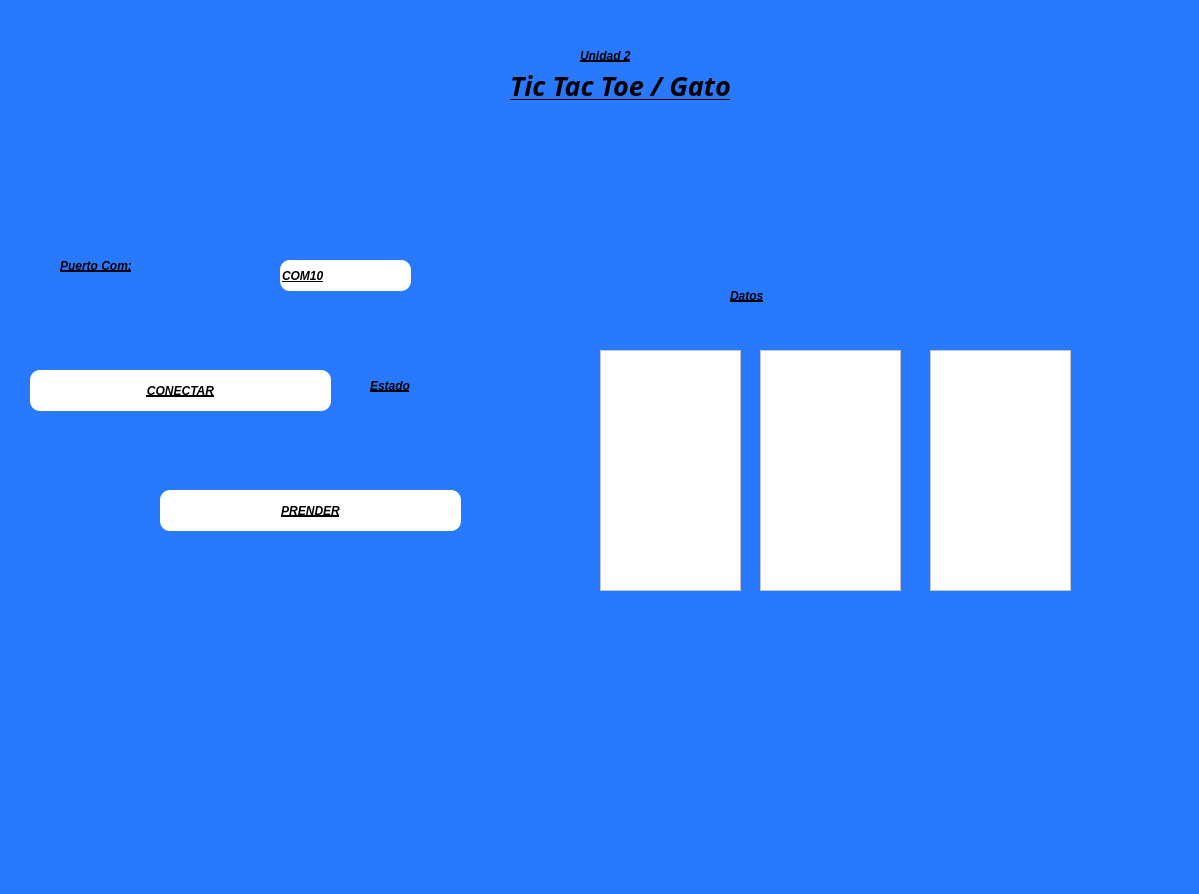
<?xml version="1.0" encoding="UTF-8"?>
<ui version="4.0">
 <class>MainWindow</class>
 <widget class="QMainWindow" name="MainWindow">
  <property name="geometry">
   <rect>
    <x>0</x>
    <y>0</y>
    <width>1199</width>
    <height>894</height>
   </rect>
  </property>
  <property name="font">
   <font>
    <pointsize>1</pointsize>
   </font>
  </property>
  <property name="windowTitle">
   <string>MainWindow</string>
  </property>
  <property name="styleSheet">
   <string notr="true">background-color: #2979FF</string>
  </property>
  <widget class="QWidget" name="centralwidget">
   <widget class="QLabel" name="lbl_imagenUat">
    <property name="geometry">
     <rect>
      <x>60</x>
      <y>0</y>
      <width>331</width>
      <height>121</height>
     </rect>
    </property>
    <property name="styleSheet">
     <string notr="true"/>
    </property>
    <property name="text">
     <string/>
    </property>
    <property name="pixmap">
     <pixmap resource="../../Archivos/Recursos.qrc">:/Logos/Archivos/log_uat_nuevo.png</pixmap>
    </property>
    <property name="scaledContents">
     <bool>true</bool>
    </property>
   </widget>
   <widget class="QLabel" name="lbl_imagenFi">
    <property name="geometry">
     <rect>
      <x>910</x>
      <y>0</y>
      <width>211</width>
      <height>141</height>
     </rect>
    </property>
    <property name="styleSheet">
     <string notr="true"/>
    </property>
    <property name="text">
     <string/>
    </property>
    <property name="pixmap">
     <pixmap resource="../../Archivos/Recursos.qrc">:/Logos/Archivos/FIT_logo_vertical.png</pixmap>
    </property>
    <property name="scaledContents">
     <bool>true</bool>
    </property>
   </widget>
   <widget class="QLabel" name="lbl_titulo">
    <property name="geometry">
     <rect>
      <x>510</x>
      <y>70</y>
      <width>281</width>
      <height>31</height>
     </rect>
    </property>
    <property name="font">
     <font>
      <family>Forte</family>
      <pointsize>20</pointsize>
      <weight>75</weight>
      <italic>true</italic>
      <bold>true</bold>
      <underline>true</underline>
     </font>
    </property>
    <property name="styleSheet">
     <string notr="true">text-decoration: underline;
font: 20pt &quot;Forte&quot;;
color:rgb(0, 0, 0);
border-radius: 10px;
font-weight: bold;
font-style: italic;</string>
    </property>
    <property name="text">
     <string>Tic Tac Toe / Gato</string>
    </property>
   </widget>
   <widget class="QLabel" name="lbl_Unidad2">
    <property name="geometry">
     <rect>
      <x>580</x>
      <y>40</y>
      <width>161</width>
      <height>31</height>
     </rect>
    </property>
    <property name="styleSheet">
     <string notr="true">text-decoration: underline;
font: 20pt &quot;Forte&quot;;
color:rgb(0, 0, 0);
border-radius: 10px;
font-weight: bold;
font-style: italic;</string>
    </property>
    <property name="text">
     <string>Unidad 2</string>
    </property>
   </widget>
   <widget class="QLabel" name="lbl_imagenGatos">
    <property name="geometry">
     <rect>
      <x>840</x>
      <y>650</y>
      <width>311</width>
      <height>171</height>
     </rect>
    </property>
    <property name="styleSheet">
     <string notr="true"/>
    </property>
    <property name="text">
     <string/>
    </property>
    <property name="pixmap">
     <pixmap resource="../../Archivos/Recursos.qrc">:/Logos/Archivos/export202502092301563482.png</pixmap>
    </property>
    <property name="scaledContents">
     <bool>true</bool>
    </property>
   </widget>
   <widget class="QLabel" name="lbl_Unidad2_2">
    <property name="geometry">
     <rect>
      <x>60</x>
      <y>250</y>
      <width>211</width>
      <height>31</height>
     </rect>
    </property>
    <property name="styleSheet">
     <string notr="true">text-decoration: underline;
font: 20pt &quot;Forte&quot;;
color:rgb(0, 0, 0);
border-radius: 10px;
font-weight: bold;
font-style: italic;</string>
    </property>
    <property name="text">
     <string>Puerto Com:</string>
    </property>
   </widget>
   <widget class="QPushButton" name="btn_accion">
    <property name="geometry">
     <rect>
      <x>30</x>
      <y>370</y>
      <width>301</width>
      <height>41</height>
     </rect>
    </property>
    <property name="styleSheet">
     <string notr="true">text-decoration: underline;
font: 20pt &quot;Forte&quot;;
color:rgb(0, 0, 0);
border-radius: 10px;
font-weight: bold;

font-style: italic;

background-color: rgb(255, 255, 255);</string>
    </property>
    <property name="text">
     <string>CONECTAR</string>
    </property>
   </widget>
   <widget class="QLineEdit" name="txt_com">
    <property name="geometry">
     <rect>
      <x>280</x>
      <y>260</y>
      <width>131</width>
      <height>31</height>
     </rect>
    </property>
    <property name="styleSheet">
     <string notr="true">text-decoration: underline;
font: 20pt &quot;Forte&quot;;
color:rgb(0, 0, 0);
border-radius: 10px;
font-weight: bold;
font-style: italic;

background-color: rgb(255, 255, 255);</string>
    </property>
    <property name="text">
     <string>COM10</string>
    </property>
   </widget>
   <widget class="QLabel" name="txt_estado">
    <property name="geometry">
     <rect>
      <x>370</x>
      <y>370</y>
      <width>271</width>
      <height>31</height>
     </rect>
    </property>
    <property name="styleSheet">
     <string notr="true">text-decoration: underline;
font: 20pt &quot;Forte&quot;;
color:rgb(0, 0, 0);
border-radius: 10px;
font-weight: bold;
font-style: italic;</string>
    </property>
    <property name="text">
     <string>Estado</string>
    </property>
   </widget>
   <widget class="QLabel" name="txt_estado_2">
    <property name="geometry">
     <rect>
      <x>730</x>
      <y>280</y>
      <width>271</width>
      <height>31</height>
     </rect>
    </property>
    <property name="styleSheet">
     <string notr="true">text-decoration: underline;
font: 20pt &quot;Forte&quot;;
color:rgb(0, 0, 0);
border-radius: 10px;
font-weight: bold;
font-style: italic;</string>
    </property>
    <property name="text">
     <string>Datos</string>
    </property>
   </widget>
   <widget class="QListWidget" name="lista_datos1">
    <property name="geometry">
     <rect>
      <x>600</x>
      <y>350</y>
      <width>141</width>
      <height>241</height>
     </rect>
    </property>
    <property name="styleSheet">
     <string notr="true">background-color: rgb(255, 255, 255);</string>
    </property>
   </widget>
   <widget class="QPushButton" name="btn_control">
    <property name="geometry">
     <rect>
      <x>160</x>
      <y>490</y>
      <width>301</width>
      <height>41</height>
     </rect>
    </property>
    <property name="styleSheet">
     <string notr="true">text-decoration: underline;
font: 20pt &quot;Forte&quot;;
color:rgb(0, 0, 0);
border-radius: 10px;
font-weight: bold;

font-style: italic;

background-color: rgb(255, 255, 255);</string>
    </property>
    <property name="text">
     <string>PRENDER</string>
    </property>
   </widget>
   <widget class="QListWidget" name="lista_datos2">
    <property name="geometry">
     <rect>
      <x>760</x>
      <y>350</y>
      <width>141</width>
      <height>241</height>
     </rect>
    </property>
    <property name="styleSheet">
     <string notr="true">background-color: rgb(255, 255, 255);</string>
    </property>
   </widget>
   <widget class="QListWidget" name="lista_datos3">
    <property name="geometry">
     <rect>
      <x>930</x>
      <y>350</y>
      <width>141</width>
      <height>241</height>
     </rect>
    </property>
    <property name="styleSheet">
     <string notr="true">background-color: rgb(255, 255, 255);</string>
    </property>
   </widget>
  </widget>
  <widget class="QMenuBar" name="menubar">
   <property name="geometry">
    <rect>
     <x>0</x>
     <y>0</y>
     <width>1199</width>
     <height>26</height>
    </rect>
   </property>
  </widget>
  <widget class="QStatusBar" name="statusbar"/>
 </widget>
 <resources>
  <include location="../../Archivos/Recursos.qrc"/>
 </resources>
 <connections/>
</ui>
